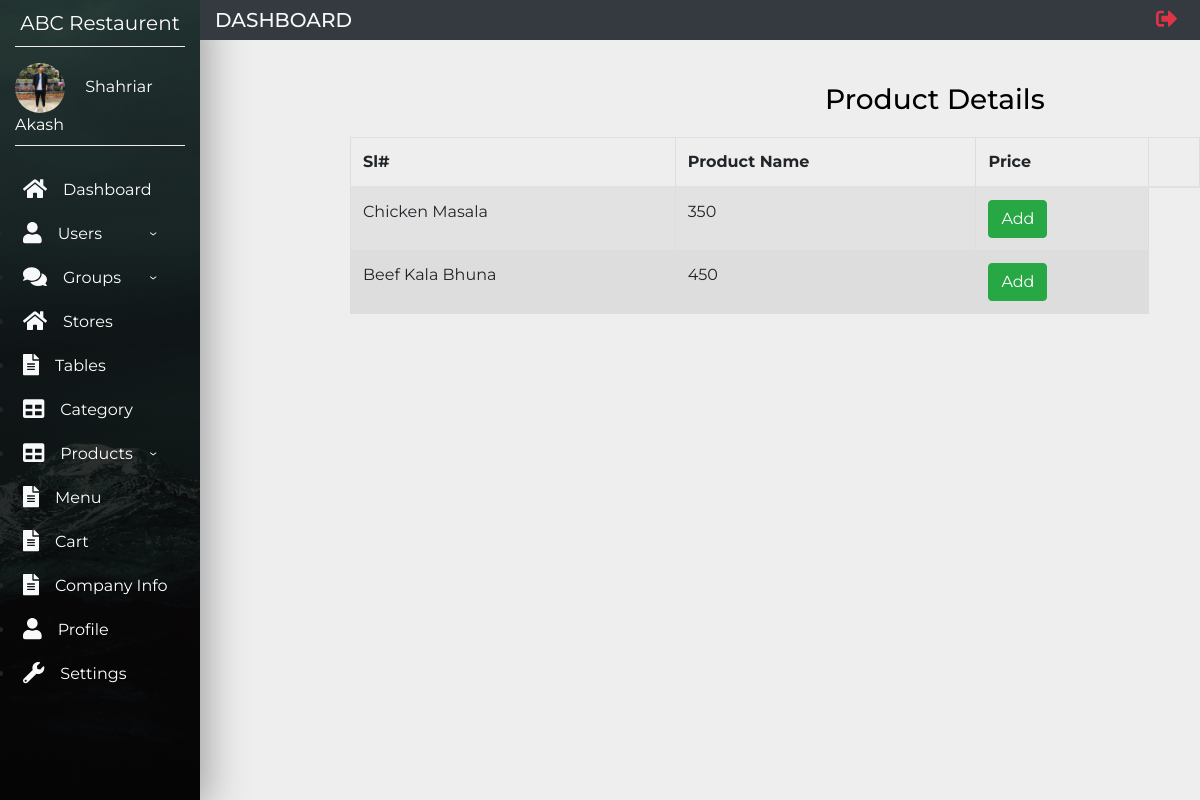
Page /views/menu.php (signed in) on the committed database.
### tables this page shows
CREATE TABLE `userinfo` (
  `userid` int(11) NOT NULL,
  `firstName` varchar(80) NOT NULL,
  `lastName` varchar(80) DEFAULT NULL,
  `email` varchar(80) NOT NULL,
  `password` varchar(80) NOT NULL,
  `groupId` int(11) NOT NULL,
  `gender` varchar(20) NOT NULL,
  `phoneNo` int(11) NOT NULL
);

CREATE TABLE `products` (
  `productId` int(11) NOT NULL,
  `productName` varchar(50) NOT NULL,
  `price` float NOT NULL,
  `productDescription` varchar(500) NOT NULL,
  `categoryId` int(11) NOT NULL,
  `storeId` int(11) NOT NULL,
  `status` varchar(50) NOT NULL
);

### models/database.php (called while the page is built, shortened)
<?php
	$serverName="localhost";
	$username="root";
	$password="";
	$db_name="wt_project";
	function get($query)
	{
		$data=array();
		global $serverName,$username,$password,$db_name;
		$conn=mysqli_connect($serverName,$username,$password,$db_name);
		$result=mysqli_query($conn,$query);
		if(mysqli_num_rows($result) > 0)
		{
			while($row=mysqli_fetch_assoc($result))
			{
				$entity=array();
				foreach($row as $k=>$v)
				{
					$entity[$k]=$row[$k];
				}
				$data[]=$entity;
			}
		}
		return $data;
	}
?>

### controllers/productsController.php (called while the page is built, shortened)
<?php
    include_once '../models/database.php';
    function getAllProduct()
    {
        $query="SELECT * FROM products";
        $products=get($query);
        return $products;
    }
?>

### views/menu.php (the view, shortened to what this page needs)
<?php
  include_once 'Main.php';
  include_once '../controllers/productsController.php';
  $products=getAllProduct();
?>
<div class="manageuserinner">
			<h3 class="manageuserh1">Product Details</h3>
			<table class="table table-striped">
			<thead>
				<th>Sl#</th>
                <th>Product Name</th>
                <th> Price</th>
                <th></th>
            </thead>
          <?php
            foreach($products as $product)
            {
              echo "<tr>";
                echo "<td>".$product["productName"]."</td>";
                echo "<td>".$product["price"]."</td>";
                echo '<td> <a href="addcart.php?id='.$product["productId"].'" class="btn btn-success">Add </a> </td>';
              echo "</tr>";
            }
          ?>
      </table>
  </div>
<?php include_once('Adminfooter.php') ?>

### views/Main.php (shortened to what this page needs)
<?php
    include_once '../models/database.php';
    $id=$_COOKIE['name'];
    function GetUser($id)
    {
        $query="SELECT * FROM userinfo WHERE userId=$id";
        $user=get($query);
        return $user[0];
    }
    $user=GetUser($id);
    $userName=$user["firstName"].' '.$user["lastName"];
?>
<!doctype html>
<html lang="en">
<head>
    <link rel="stylesheet" href="https://stackpath.bootstrapcdn.com/bootstrap/4.1.1/css/bootstrap.min.css"
>
    <link rel="stylesheet" href="styles/Adduser.css">
    <link rel="stylesheet" href="styles/companyinfo.css">
    <link rel="stylesheet" href="styles/profile.css">
    <link rel="stylesheet" href="styles/setting.css">
    <link rel="stylesheet" href="styles/style.css">
    <link rel="stylesheet" href="styles/Addproduct.css">
    <link rel="stylesheet" href="styles/AddGroup.css">
    <link rel="stylesheet" href="styles/ManageGroup.css">
    <link rel="stylesheet" href="styles/ManageUser.css">
    <link rel="stylesheet" href="styles/store.css">
</head>
<body>
    <nav class="navbar navbar-expand-md navbar-light">
        <div class="collapse navbar-collapse" id="myNavbar">
            <div class="container-fluid">
                <div class="row">
                    <div class="col-xl-2 col-lg-3 col-md-4 sidebar fixed-top">
                        <a href="#"
                            class="navbar-brand text-white d-block mx-auto text-center py-2 mb-3 bottom-border">ABC
                            Restaurent</a>
                        <div class="bottom-border pb-2">
                            <img src="images/admin.jpg" width="50" class="rounded-circle mr-3">
                            <span class="text-white">
                            <?php
                                echo $userName;
                            ?>
                            </span>
                        </div>
                        <ul class="menu-ul flex-column mt-4">
                            <li class="nav-item"><a href="Dashboard.php" class="nav-link text-white p-2 mb-1 sidebar-link"><i
                                        class="fas fa-home text-light fa-lg mr-3"></i>Dashboard</a></li>
                            <li id="user-nav"><a href="#" class="nav-link text-white p-2 mb-1 sidebar-link ">
                              <i class="fas fa-user text-light fa-lg mr-3"></i>Users</a>
                            </li>
                            <li id="Group-nav"><a href="#" class="nav-link text-white p-2 mb-1 sidebar-link"><i
                                    class="fas fa-comments text-light fa-lg mr-3"></i>Groups</a>
                            </li>
                            <li class="nav-item"><a href="store.php" class="nav-link text-white p-2 mb-1 sidebar-link"><i
                                        class="fas fa-home text-light fa-lg mr-3"></i>Stores</a></li>
                            <li class="nav-item"><a href="tables.php" class="nav-link text-white p-2 mb-1 sidebar-link"><i
                                        class="fas fa-file-alt text-light fa-lg mr-3"></i>Tables</a></li>
                            <li class="nav-item"><a href="category.php" class="nav-link text-white p-2 mb-1 sidebar-link"><i
                                        class="fas fa-table text-light fa-lg mr-3"></i>Category</a></li>
                            <li id="product-nav"><a href="#" class="nav-link text-white p-2 mb-1 sidebar-link"><i
                                        class="fas fa-table text-light fa-lg mr-3"></i>Products</a>
                            <li class="nav-item"><a href="menu.php" class="nav-link text-white p-2 mb-1 sidebar-link"><i
                                        class="fas fa-file-alt text-light fa-lg mr-3"></i>Menu</a></li>
                            <li class="nav-item"><a href="cart.php" class="nav-link text-white p-2 mb-1 sidebar-link"><i
                                        class="fas fa-file-alt text-light fa-lg mr-3"></i>Cart</a></li>
                            <li class="nav-item"><a href="companyinfo.php" class="nav-link text-white p-2 mb-1 sidebar-link"><i
                                        class="fas fa-file-alt text-light fa-lg mr-3"></i>Company Info</a></li>
                            <li class="nav-item"><a href="profile.php?id=<?php echo $id; ?>" class="nav-link text-white p-2 mb-1 sidebar-link"><i
                                        class="fas fa-user text-light fa-lg mr-3"></i>Profile</a></li>
                            <li class="nav-item"><a href="setting.php?id=<?php echo $id; ?>" class="nav-link text-white p-2 mb-1 sidebar-link"><i
                                        class="fas fa-wrench text-light fa-lg mr-3"></i>Settings</a></li>
                        </ul>
                    </div>
                    <div class="col-xl-10 col-lg-9 col-md-8 ml-auto bg-dark fixed-top py-0 top-navbar">
                        <div class="row align-items-center">
                            <div class="col-md-4">
                                <h5 class="text-light text-uppercase mb-0">Dashboard</h5>
                            </div>
                            <div class="col-md-5">
                            </div>
                            <div class="col-md-3">
                                <ul class="navbar-nav">
                                    <li class="nav-item ml-md-auto"><a href="#" class="nav-link" data-toggle="modal" data-target="#sign-out"><i class="fas fa-sign-out-alt text-danger fa-lg"></i></a></li>
                  </ul>
                </div>
              </div>
            </div>
          </div>
        </div>
      </div>
    </nav>

### views/styles/profile.css (style rules this page uses)
td, th { border: 1px solid #dddddd; text-align: left; padding: 10px; }
tr:nth-child(even) { background-color: #dddddd; }

### views/styles/style.css (style rules this page uses)
body { font-family: 'Montserrat', sans-serif; background-color: #eee; }
.sidebar { height: 100vh; background: linear-gradient(rgba(0, 0, 0, .7), rgba(0, 0, 0, .9)), url(../images/img1.jpeg); background-position: center; background-repeat: no-repeat; background-size: cover; box-shadow: 5px 7px 40px #999; }
.menu-ul { margin-left: -40px; }
.bottom-border { border-bottom: 1px groove #eee; }
.sidebar-link { transition: all .4s; }

### views/styles/ManageUser.css (style rules this page uses)
.manageuserinner { padding-left: 350px; padding-top: 65px; }
.manageuserh1 { margin-top: 2px;; margin-left: 475px; margin-bottom:20px; color: black; }

### rows in the picture
userinfo: userName "Shahriar Akash"
products: productName "Chicken Masala", price "350"
products: productName "Beef Kala Bhuna", price "450"
